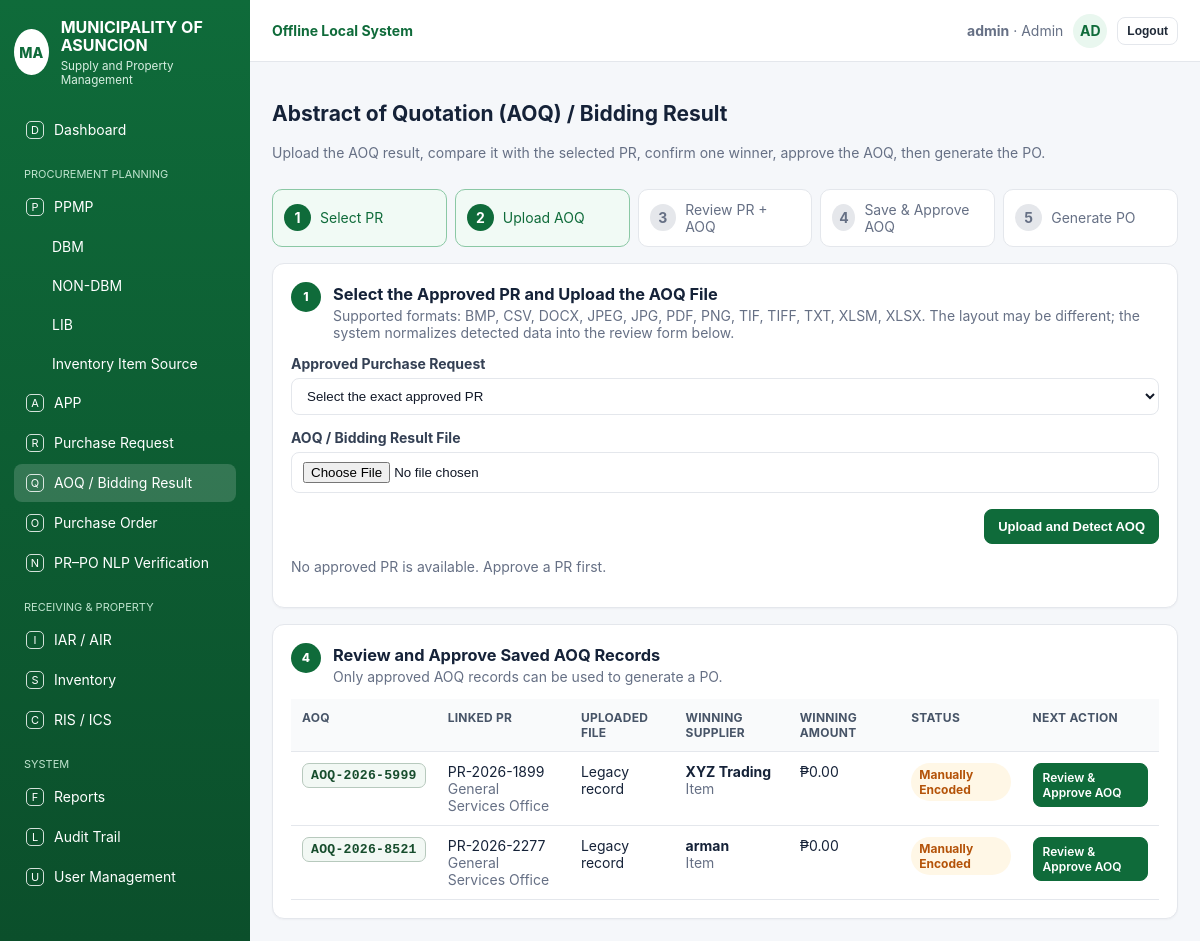
Page /aoq (signed in) on the committed database.
### tables this page shows
CREATE TABLE aoq(id integer primary key, no text, pr_id integer, status text, created_at text, suppliers text, winner text, winning_amount real, winning_offer text, ocr_filename text, ocr_text text, stored_filename text, source_type text, extraction_method text, extraction_profile text, extraction_warnings text);

CREATE TABLE pr(id integer primary key, no text, app_id integer, office text, purpose text, status text, created_at text, items text, total real, ppmp_id integer);

### app.py (the view, shortened to what this page needs)
@app.route('/aoq', methods=['GET','POST'])
def aoq():
    raw_aoq_rows = q('''select aq.*, r.no pr_no, r.office pr_office from aoq aq
                left join pr r on r.id=aq.pr_id
                order by aq.id desc''')
    rows=[]
    for aq in raw_aoq_rows:
        d=dict(aq)
        d['item_preview']=item_preview_from_json(d.get('winning_offer'),limit=2)
        rows.append(d)
    _, _, prs, _, _, _ = next_available_records()
    pr_previews = []
    for r in prs:
        d = dict(r)
        d['item_preview'] = item_preview_from_json(d.get('items'), limit=2)
        pr_previews.append(d)
    ocr_data = load_aoq_preview()
    selected_pr = None
    if ocr_data and ocr_data.get('pr_id'):
        selected_pr_row = q('select * from pr where id=?', (ocr_data.get('pr_id'),), one=True)
        if selected_pr_row:
            selected_pr = dict(selected_pr_row)
            selected_pr['items_list'] = parse_items(selected_pr.get('items'))
    return render_template(
        'aoq.html', active='aoq', rows=rows, prs=pr_previews,
        ocr_data=ocr_data or None, selected_pr=selected_pr, title='AOQ',
        supported_aoq_formats=', '.join(sorted(x.upper().lstrip('.') for x in ALLOWED_OCR_EXTENSIONS)),
    )

### app.py (called while the page is built, shortened)
def conn():
    con = sqlite3.connect(DB_PATH)
    con.row_factory = sqlite3.Row
    return con

def q(sql, params=(), one=False):
    con = conn(); cur = con.execute(sql, params); rows = cur.fetchall(); con.close(); return rows[0] if one and rows else rows

def to_float(v):
    try:
        if v is None or v == '':
            return 0.0
        if isinstance(v, (int, float)):
            return float(v)
        cleaned = str(v).replace('₱', '').replace(',', '').strip()
        return float(cleaned or 0)
    except Exception:
        return 0.0

def load_aoq_preview():
    preview_name = os.path.basename(str(session.get('aoq_preview_file') or ''))
    if not preview_name:
        return {}

def money(v):
    return '₱{:,.2f}'.format(to_float(v))

def item_preview_from_json(items_json, limit=3):
    names = []
    for it in parse_items(items_json):
        names.append(str(it.get('Item Name') or it.get('Item Description') or it.get('General Description and Objective of the Project to be Procured') or 'Item'))
    if len(names) > limit:
        return ', '.join(names[:limit]) + f' + {len(names) - limit} more'
    return ', '.join(names)

def parse_items(items_json):
    try: return json.loads(items_json or '[]')
    except: return []

@app.before_request
def ensure():
    global _DATABASE_READY
    if not _DATABASE_READY:
        init_db()
        _DATABASE_READY = True
    allowed = {'login', 'static'}
    if request.endpoint in allowed:
        return None
    if not session.get('logged_in'):
        return redirect(url_for('login'))
    return None

@app.after_request
def add_no_cache_headers(response):
    response.headers['Cache-Control'] = 'no-store, no-cache, must-revalidate, max-age=0'
    response.headers['Pragma'] = 'no-cache'
    response.headers['Expires'] = '0'
    return response

### templates/aoq.html (shortened to what this page needs)
{% extends 'base.html' %}
{% block content %}
<div class="toolbar">
  <div><h2>Abstract of Quotation (AOQ) / Bidding Result</h2><p class="muted">Upload the AOQ result, compare it with the selected PR, confirm one winner, approve the AOQ, then generate the PO.</p></div>
</div>
<div class="workflow-summary">
  <div class="workflow-summary-item active"><b>1</b><span>Select PR</span></div>
  <div class="workflow-summary-item active"><b>2</b><span>Upload AOQ</span></div>
  <div class="workflow-summary-item {{ 'active' if ocr_data else '' }}"><b>3</b><span>Review PR + AOQ</span></div>
  <div class="workflow-summary-item"><b>4</b><span>Save & Approve AOQ</span></div>
  <div class="workflow-summary-item"><b>5</b><span>Generate PO</span></div>
</div>
<div class="card" style="margin-top:16px">
  <div class="step-title"><span>1</span><div><h3>Select the Approved PR and Upload the AOQ File</h3><p class="muted">Supported formats: {{ supported_aoq_formats }}. The layout may be different; the system normalizes detected data into the review form below.</p></div></div>
  <form method="post" enctype="multipart/form-data" class="form-grid" data-confirm="Upload and detect this AOQ file for the selected PR?">
    <div class="form-field full"><label>Approved Purchase Request</label><select name="pr_id" required><option value="">Select the exact approved PR</option></select></div>
    <div class="form-field full"><label>AOQ / Bidding Result File</label><input name="ocr_file" type="file" accept=".pdf,.png,.jpg,.jpeg,.bmp,.tif,.tiff,.docx,.xlsx,.xlsm,.csv,.txt" required></div>
    <div class="form-actions full"><button class="btn primary" type="submit">Upload and Detect AOQ</button></div>
  </form>
  {% if not prs %}<p class="muted">No approved PR is available. Approve a PR first.</p>{% endif %}
</div>
<div class="card" style="margin-top:16px">
  <div class="step-title"><span>4</span><div><h3>Review and Approve Saved AOQ Records</h3><p class="muted">Only approved AOQ records can be used to generate a PO.</p></div></div>
  <div class="table-scroll"><table class="table"><tr><th>AOQ</th><th>Linked PR</th><th>Uploaded File</th><th>Winning Supplier</th><th>Winning Amount</th><th>Status</th><th>Next Action</th></tr>
    {% for r in rows %}<tr><td><span class="id-chip">{{r.no}}</span></td><td>{{r.pr_no}}<br><span class="muted">{{r.pr_office}}</span></td><td>{{r.ocr_filename or 'Legacy record'}}</td><td><b>{{r.winner}}</b><br><span class="muted">{{r.item_preview}}</span></td><td>{{r.winning_amount|money}}</td><td><span class="badge {{'ok' if r.status=='Approved' else 'warn'}}">{{r.status}}</span></td><td><a class="btn {{'primary' if r.status!='Approved' else 'blue'}} small" href="{{url_for('aoq_review',id=r.id)}}">{{'Review & Approve AOQ' if r.status!='Approved' else 'View Approved AOQ'}}</a>{% if r.status=='Approved' %}<a class="btn small" href="{{url_for('po')}}">Continue to PO</a>{% endif %}</td></tr>{% else %}<tr><td colspan="7" class="center muted">No AOQ records yet.</td></tr>{% endfor %}
  </table></div>
</div>
{% endblock %}

### static/css/style.css (style rules this page uses)
:root { --green: #0f6b3a; --green2: #0b4f2b; --green3: #e9f7ef; --line: #e4e7ec; --muted: #667085; --text: #152238; --bg: #f5f7fa; --red: #dc3545; --orange: #f59e0b; --blue: #2563eb; --purple: #6d28d9 }
* { box-sizing: border-box }
body { margin: 0; font-family: Inter, Segoe UI, Arial, sans-serif; background: var(--bg); color: var(--text); font-size: 14px }
.card { background: #fff; border: 1px solid var(--line); border-radius: 12px; box-shadow: 0 1px 2px rgba(16, 24, 40, .04); padding: 18px }
.card h2, .card h3 { margin: 0 0 12px }
.muted { color: var(--muted) }
.btn { display: inline-flex; align-items: center; gap: 8px; border: 1px solid var(--line); border-radius: 8px; background: #fff; color: #1f2937; padding: 9px 13px; text-decoration: none; cursor: pointer; font-weight: 600; font-size: 13px }
.btn.primary { background: var(--green); border-color: var(--green); color: #fff }
.btn.small { padding: 6px 9px; font-size: 12px }
.toolbar { display: flex; align-items: center; justify-content: space-between; gap: 12px; margin-bottom: 14px }
input, select, textarea { border: 1px solid var(--line); border-radius: 8px; padding: 9px 11px; background: #fff; color: #111827; width: 100% }
.table { width: 100%; border-collapse: collapse; background: #fff }
.table th, .table td { border-bottom: 1px solid var(--line); padding: 11px; text-align: left; vertical-align: top }
.table th { font-size: 12px; text-transform: uppercase; letter-spacing: .02em; color: #475467; background: #f9fafb }
.badge { display: inline-flex; padding: 4px 8px; border-radius: 999px; font-size: 12px; font-weight: 700 }
.warn { background: #fff7e6; color: #b45309 }
.table-scroll { overflow: auto; width: 100% }
.form-actions { display: flex; justify-content: flex-end; margin-top: 2px }
.form-actions .btn { min-width: 120px; justify-content: center }
.id-chip { display: inline-block; max-width: 100%; padding: 4px 8px; border-radius: 7px; border: 1px solid #b7c9bd; background: #f2f8f4; color: #174d2d; font-family: ui-monospace, SFMono-Regular, Menlo, Consolas, monospace; font-size: .82rem; font-weight: 700; letter-spacing: .02em; white-space: nowrap; }
.workflow-node b,.step-title>span { width:30px;height:30px;border-radius:50%;display:inline-grid;place-items:center;background:var(--green);color:#fff;font-size:12px;flex:none }
.step-title { display:flex;gap:12px;align-items:flex-start;margin-bottom:14px }
.step-title h3 { margin:2px 0 3px }
.step-title p { margin:0 }
.step-title>span { font-weight:800 }
.form-grid { display:grid;grid-template-columns:repeat(2,minmax(0,1fr));gap:14px }
.form-grid .full { grid-column:1/-1 }
.form-field label { display:block;font-weight:700;margin-bottom:6px;color:#344054 }
.workflow-summary { display:grid;grid-template-columns:repeat(5,minmax(120px,1fr));gap:8px }
.workflow-summary-item { display:flex;align-items:center;gap:9px;padding:11px;border:1px solid var(--line);background:#fff;border-radius:10px;color:var(--muted) }
.workflow-summary-item b { width:27px;height:27px;border-radius:50%;display:grid;place-items:center;background:#e5e7eb }
.workflow-summary-item.active { border-color:#8bc8a5;color:var(--green);background:#f1faf5 }
.workflow-summary-item.active b { background:var(--green);color:#fff }

### rows in the picture
aoq: no "AOQ-2026-5999", pr_no "PR-2026-1899", pr_office "General Services Office", ocr_filename "Legacy record", winner "XYZ Trading", item_preview "Item", winning_amount "₱0.00", status "Manually Encoded", status "Review & Approve AOQ"
aoq: no "AOQ-2026-8521", pr_no "PR-2026-2277", pr_office "General Services Office", ocr_filename "Legacy record", winner "arman", item_preview "Item", winning_amount "₱0.00", status "Manually Encoded", status "Review & Approve AOQ"

### other values in the picture
{{ session.get('username','admin') }} "admin"
{{ session.get('role','Staff') }} "Admin"
{{ session.get('username','A')[:2]|upper }} "AD"
{{ supported_aoq_formats }} "BMP, CSV, DOCX, JPEG, JPG, PDF, PNG, TIF, TIFF, TXT, XLSM, XLSX"
